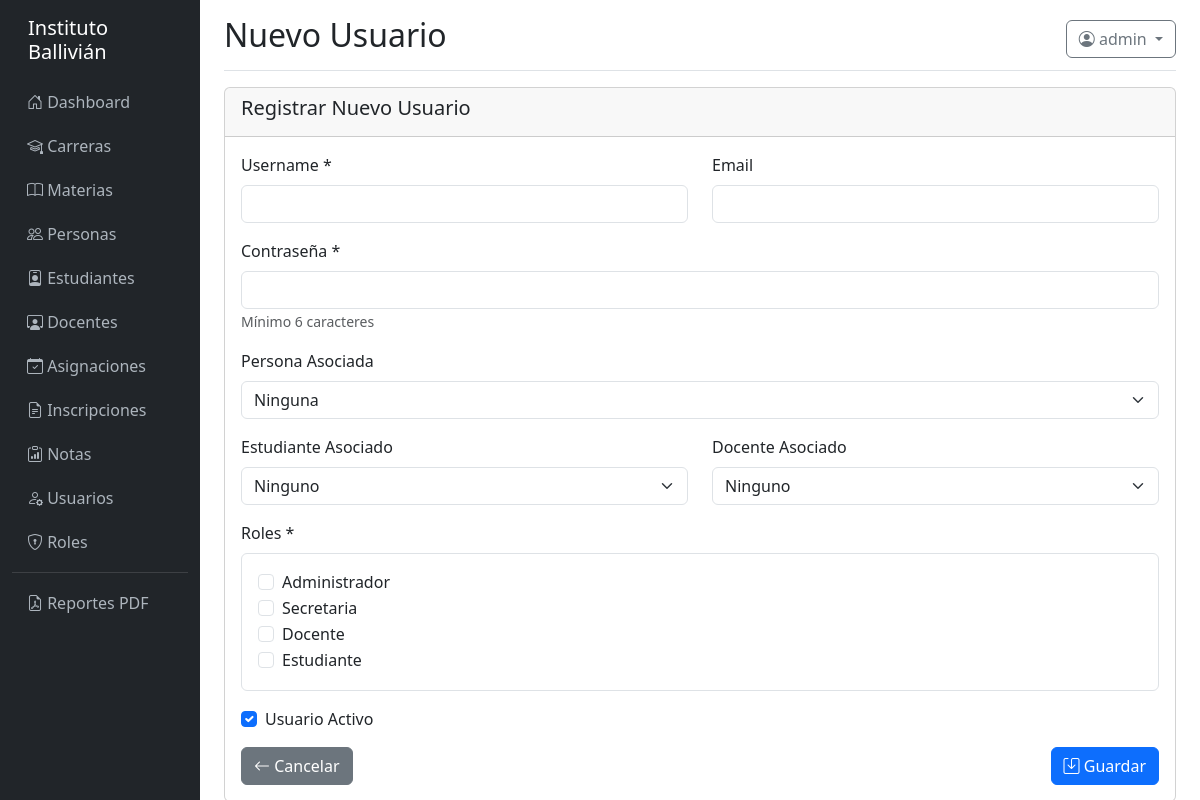
/usuarios/crear (signed in), run on the app's committed database.
### models/__init__.py (models this page shows, shortened)
class Usuario(UserMixin, db.Model):
    __tablename__ = 'usuario'
    id = db.Column(db.Integer, primary_key=True)
    username = db.Column(db.String(100), unique=True, nullable=False)
    email = db.Column(db.String(150))
    password_hash = db.Column(db.String(255), nullable=False)
    persona_id = db.Column(db.Integer, db.ForeignKey('persona.id'))
    estudiante_id = db.Column(db.Integer, db.ForeignKey('estudiante.id'))
    docente_id = db.Column(db.Integer, db.ForeignKey('docente.id'))
    activo = db.Column(db.Boolean, default=True)
    ultimo_login = db.Column(db.DateTime)
    created_at = db.Column(db.DateTime, default=datetime.utcnow)
    updated_at = db.Column(db.DateTime, onupdate=datetime.utcnow)
    roles = db.relationship('Rol', secondary=usuario_rol, backref='usuarios')
    def tiene_permiso(self, nombre_permiso):
        for rol in self.roles:
            for permiso in rol.permisos:
                if permiso.nombre == nombre_permiso:
                    return True
        return False

class Rol(db.Model):
    __tablename__ = 'rol'
    id = db.Column(db.Integer, primary_key=True)
    nombre = db.Column(db.String(100), unique=True, nullable=False)
    descripcion = db.Column(db.String(255))
    creado_en = db.Column(db.DateTime, default=datetime.utcnow)
    permisos = db.relationship('Permiso', secondary=rol_permiso, backref='roles')

### controllers/usuario_controller.py (the view, shortened to what this page needs)
@usuario_bp.route('/crear', methods=['GET', 'POST'])
@login_required
@permiso_requerido('crear_usuario')
def crear():
    personas = Persona.query.all()
    estudiantes = Estudiante.query.all()
    docentes = Docente.query.all()
    roles = Rol.query.all()
    return render_template('usuario/crear.html', personas=personas, estudiantes=estudiantes, docentes=docentes, roles=roles)

### models/__init__.py (called while the page is built)
    @property
    def nombre_completo(self):
        return f"{self.nombre} {self.apellido_paterno} {self.apellido_materno or ''}".strip()

### templates/usuario/crear.html (shortened to what this page needs)
{% extends "base.html" %}
{% block page_title %}Nuevo Usuario{% endblock %}
{% block content %}
<div class="card">
    <div class="card-header">
        <h5>Registrar Nuevo Usuario</h5>
    </div>
    <div class="card-body">
        <form method="POST">
            <div class="row">
                <div class="col-md-6 mb-3"><label for="username" class="form-label">Username *</label><input type="text"
                        class="form-control" id="username" name="username" required></div>
                <div class="col-md-6 mb-3"><label for="email" class="form-label">Email</label><input type="email"
                        class="form-control" id="email" name="email"></div>
            </div>
            <div class="mb-3"><label for="password" class="form-label">Contraseña *</label><input type="password"
                    class="form-control" id="password" name="password" required><small class="text-muted">Mínimo 6
                    caracteres</small></div>
            <div class="mb-3"><label for="persona_id" class="form-label">Persona Asociada</label><select
                    class="form-select" id="persona_id" name="persona_id">
                    <option value="">Ninguna</option>
                </select></div>
            <div class="row">
                <div class="col-md-6 mb-3"><label for="estudiante_id" class="form-label">Estudiante
                        Asociado</label><select class="form-select" id="estudiante_id" name="estudiante_id">
                        <option value="">Ninguno</option>
                    </select></div>
                <div class="col-md-6 mb-3"><label for="docente_id" class="form-label">Docente Asociado</label><select
                        class="form-select" id="docente_id" name="docente_id">
                        <option value="">Ninguno</option>
                    </select></div>
            </div>
            <div class="mb-3"><label class="form-label">Roles *</label>
                <div class="border p-3 rounded">{% for rol in roles %}<div class="form-check"><input
                            class="form-check-input" type="checkbox" name="roles" value="{{ rol.id }}"
                            id="rol{{ rol.id }}"><label class="form-check-label" for="rol{{ rol.id }}">{{ rol.nombre
                            }}</label></div>{% endfor %}</div>
            </div>
            <div class="mb-3 form-check"><input type="checkbox" class="form-check-input" id="activo" name="activo"
                    checked><label class="form-check-label" for="activo">Usuario Activo</label></div>
            <div class="d-flex justify-content-between"><a href="{{ url_for('usuario.index') }}"
                    class="btn btn-secondary"><i class="bi bi-arrow-left"></i> Cancelar</a><button type="submit"
                    class="btn btn-primary"><i class="bi bi-save"></i> Guardar</button></div>
        </form>
    </div>
</div>
{% endblock %}

### templates/base.html (shortened to what this page needs)
<!DOCTYPE html>
<html lang="es">
<head>
    <link href="https://cdn.jsdelivr.net/npm/bootstrap@5.3.0/dist/css/bootstrap.min.css" rel="stylesheet">
    <link rel="stylesheet" href="https://cdn.jsdelivr.net/npm/bootstrap-icons@1.11.0/font/bootstrap-icons.css">
</head>
<body>
    <div class="container-fluid">
        <div class="row">
            {% if current_user.is_authenticated %}
            <nav class="col-md-2 col-lg-2 d-md-block sidebar">
                <div class="position-sticky pt-3">
                    <h5 class="text-white px-3 mb-3">Instituto Ballivián</h5>
                    <ul class="nav flex-column">
                        <li class="nav-item">
                            <a class="nav-link" href="{{ url_for('main.dashboard') }}">
                                <i class="bi bi-house-door"></i> Dashboard
                            </a>
                        </li>
                        {% if current_user.tiene_permiso('ver_carreras') %}
                        <li class="nav-item">
                            <a class="nav-link" href="{{ url_for('carrera.index') }}">
                                <i class="bi bi-mortarboard"></i> Carreras
                            </a>
                        </li>
                        {% endif %}
                        {% if current_user.tiene_permiso('ver_materias') %}
                        <li class="nav-item">
                            <a class="nav-link" href="{{ url_for('materia.index') }}">
                                <i class="bi bi-book"></i> Materias
                            </a>
                        </li>
                        {% endif %}
                        {% if current_user.tiene_permiso('ver_personas') %}
                        <li class="nav-item">
                            <a class="nav-link" href="{{ url_for('persona.index') }}">
                                <i class="bi bi-people"></i> Personas
                            </a>
                        </li>
                        {% endif %}
                        {% if current_user.tiene_permiso('ver_estudiantes') %}
                        <li class="nav-item">
                            <a class="nav-link" href="{{ url_for('estudiante.index') }}">
                                <i class="bi bi-person-badge"></i> Estudiantes
                            </a>
                        </li>
                        {% endif %}
                        {% if current_user.tiene_permiso('ver_docentes') %}
                        <li class="nav-item">
                            <a class="nav-link" href="{{ url_for('docente.index') }}">
                                <i class="bi bi-person-workspace"></i> Docentes
                            </a>
                        </li>
                        {% endif %}
                        {% if current_user.tiene_permiso('ver_asignaciones') %}
                        <li class="nav-item">
                            <a class="nav-link" href="{{ url_for('asignacion.index') }}">
                                <i class="bi bi-calendar-check"></i> Asignaciones
                            </a>
                        </li>
                        {% endif %}
                        {% if current_user.tiene_permiso('ver_inscripciones') %}
                        <li class="nav-item">
                            <a class="nav-link" href="{{ url_for('inscripcion.index') }}">
                                <i class="bi bi-file-earmark-text"></i> Inscripciones
                            </a>
                        </li>
                        {% endif %}
                        {% if current_user.tiene_permiso('ver_notas') %}
                        <li class="nav-item">
                            <a class="nav-link" href="{{ url_for('nota.index') }}">
                                <i class="bi bi-clipboard-data"></i> Notas
                            </a>
                        </li>
                        {% endif %}
                        {% if current_user.tiene_permiso('ver_usuarios') %}
                        <li class="nav-item">
                            <a class="nav-link" href="{{ url_for('usuario.index') }}">
                                <i class="bi bi-person-gear"></i> Usuarios
                            </a>
                        </li>
                        {% endif %}
                        {% if current_user.tiene_permiso('ver_roles') %}
                        <li class="nav-item">
                            <a class="nav-link" href="{{ url_for('rol.index') }}">
                                <i class="bi bi-shield-lock"></i> Roles
                            </a>
                        </li>
                        {% endif %}
                        <hr class="text-white-50 my-2">
                        <li class="nav-item">
                            <a class="nav-link" href="{{ url_for('reporte.index') }}">
                                <i class="bi bi-file-earmark-pdf"></i> Reportes PDF
                            </a>
                        </li>
                    </ul>
                </div>
            </nav>
            {% endif %}
            <main class="col-md-10 ms-sm-auto col-lg-10 px-md-4">
                {% if current_user.is_authenticated %}
                <div class="d-flex justify-content-between flex-wrap flex-md-nowrap align-items-center pt-3 pb-2 mb-3 border-bottom">
                    <h1 class="h2">{% block page_title %}Dashboard{% endblock %}</h1>
                    <div class="btn-toolbar mb-2 mb-md-0">
                        <div class="dropdown">
                            <button class="btn btn-outline-secondary dropdown-toggle" type="button" id="userDropdown" data-bs-toggle="dropdown">
                                <i class="bi bi-person-circle"></i> {{ current_user.username }}
                            </button>
                        </div>
                    </div>
                </div>
                {% endif %}
                {% block content %}{% endblock %}
            </main>
        </div>
    </div>
</body>
</html>

### templates/base.html (style rules this page uses)
.sidebar { min-height: 100vh; background-color: #212529; }
.sidebar a { color: #adb5bd; text-decoration: none; padding: 10px 15px; display: block; }

### data on the page
Usuario: username "admin"
Rol: nombre "Administrador"
Rol: nombre "Secretaria"
Rol: nombre "Docente"
Rol: nombre "Estudiante"
